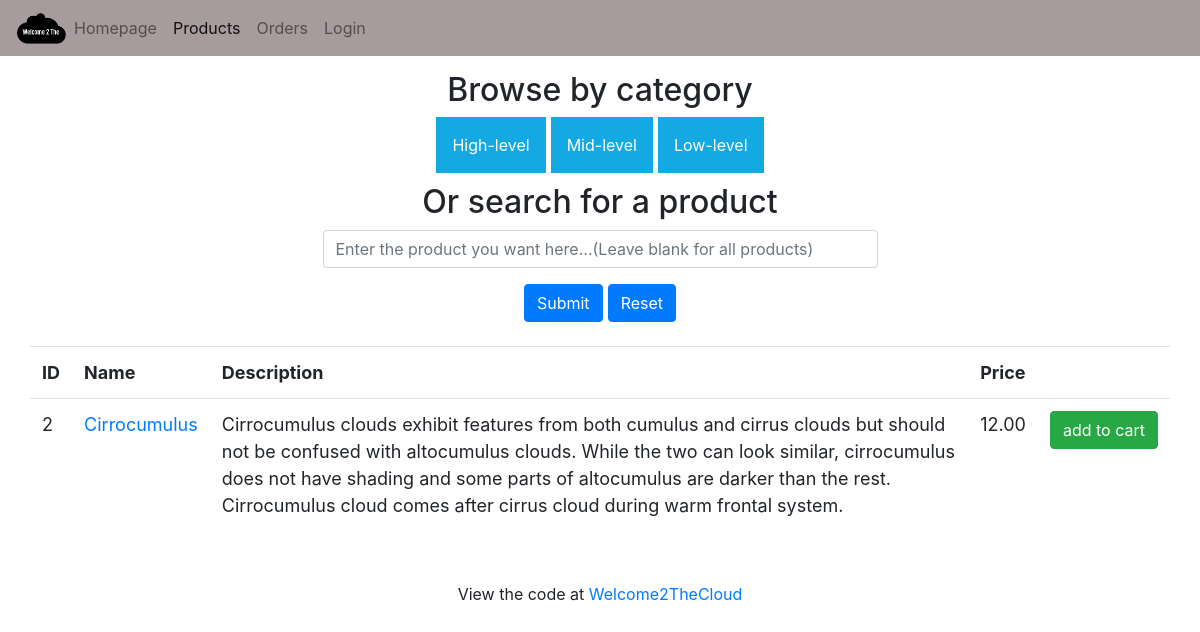
The page /listprod.php?productName=Cirrocumulus on the database its author committed.
### tables this page shows
CREATE TABLE category (
    categoryId          INT NOT NULL AUTO_INCREMENT,
    categoryName        VARCHAR(50),    
    PRIMARY KEY (categoryId)
);

CREATE TABLE product (
    productId           INT NOT NULL AUTO_INCREMENT,
    productName         VARCHAR(40),
    productPrice        DECIMAL(10,2),
    productImageURL     TEXT,
    productImage        LONGBLOB,
    productDesc         VARCHAR(1000),
    categoryId          INT,
    PRIMARY KEY (productId),
    FOREIGN KEY (categoryId) REFERENCES category(categoryId)
);

### listprod.php (the view, shortened to what this page needs)
<?php
	function getProducts($connection, $name) {
		if($name == "") {
			$query =  "SELECT * FROM product";
			$result = $connection-> query($query);
			return $result;
		}
		else {
			$query = $connection->prepare("SELECT * FROM product WHERE productName LIKE ?");
			$query->bind_param("s", $name);
			$query->execute();
			$result = $query->get_result();
			return $result;
		}
	}
	function getCats ($connection, $cat){
		$query = $connection->prepare("SELECT *
									   FROM product, category
									   WHERE product.categoryId = category.categoryId
									   AND categoryName = ?");
		$query->bind_param("s", $cat);
		$query->execute();
		$result = $query->get_result();
		return $result;
	}
	function displayCats(){
		$connection = createConnection();
		$query = $connection->prepare("SELECT categoryName FROM category");
		$query->execute();
		$result = $query->get_result();
		while($row = $result->fetch_assoc()){
			$cat = $row["categoryName"];
			$resultTwo = getCats($connection, $cat);
			echo '<link rel="stylesheet" href="listprod.css">
					<div class="dropdown">
						<button class="dropbtn">' . $cat . '</button>
							<div class="dropdown-content">';
							echo'</div></div>';
		}
	}
	function printTableProd(){
		if (isset($_GET['productName'])){
			$name = "%".$_GET['productName']."%";
		}
		else {
			$name = "";
		};
		$connection = createConnection();
		$result = getProducts($connection, $name);
		if ($result->num_rows > 0) {
    		while($row = $result->fetch_assoc()) {
				echo "<tr><td class='d-none d-sm-block'>" . $row["productId"] . "</td><td><a href='product.php?id= "
					. $row["productId"] . "'>" . $row["productName"] .
					"</a></td><td class='d-none d-sm-block'>" . $row["productDesc"] .
					"</td><td>" . $row["productPrice"] . "</td><td>" .
					"<a href='addcart.php?id= ".$row["productId"] . "&name=" .
					urlencode($row["productName"]) . "&price=".number_format($row["productPrice"],2).
					"'><button class='btn btn-success mb-1'>add to cart</button></a></td></tr>";
				}
			echo "</table>";
		}
		else {
			echo  "<tr><td>" . "0 results" .  "</td></tr>" ;
		}
	}
?>
<!DOCTYPE html>
<html>
<head>
	<link rel="stylesheet" href="shop.css">
	<link rel="stylesheet" href="https://maxcdn.bootstrapcdn.com/bootstrap/4.0.0/css/bootstrap.min.css"
>
	<link rel="stylesheet" href="https://cdnjs.cloudflare.com/ajax/libs/font-awesome/4.7.0/css/font-awesome.min.css">
</head>
<body>
	<nav class="navbar sticky-top navbar-expand-lg navbar-light">
		<img alt="Brand" src="images/Welcome2TheCloud.png" style="width: 50px">
		<div class="collapse navbar-collapse" id="navbarNav">
			<ul id="navbar-ul" class="navbar-nav">
				<li class="nav-item">
					<a class="nav-link" href="/">Homepage<span class="sr-only"></span></a>
				</li>
				<li class="nav-item active">
					<a class="nav-link" href="listprod.php">Products</a>
				</li>
				<li class="nav-item">
					<a class="nav-link" href="listorder.php">Orders</a>
				</li>
				<li class="nav-item">
					<a id="login-nav" class="nav-link" href="login.html">Login</a>
				</li>
			</ul>
		</div>
	</nav>
	<div class="container-fluid">
		<div class="row" id="Homepage">
			<div class="col-lg-16 col-md-16 col-sm-16" align="center">
				<div class="slide-content">
					<div class="col-lg-6 col-md-6 col-sm-16 col-xs-16" style="padding-top=10px; padding-bottom:10px;">
						<h2>Browse by category</h2>
						<?php
							displayCats();
						?>
					</div>
					<div class="col-lg-6 col-md-6 col-sm-16 col-xs-16 form-group">
						<form method="get" action="listprod.php">
						<h2> Or search for a product</h2>
							<div class="form-group">
								<input type="text"
									placeholder="Enter the product you want here...(Leave blank for all products)"
									class="form-control" name="productName">
							</div>
							<div class="form-group">
								<input type="submit" class="btn btn-primary mb-2" value="Submit">
								<input type="reset" class="btn btn-primary mb-2" value="Reset">
							</div>
						</form>
					</div>
					<div class="col-lg-12 col-md-12 col-sm-16">
						<table class="table">
							<tr>
								<th class="d-none d-sm-block">ID</th>
								<th>Name</th>
								<th class="d-none d-sm-block">Description</th>
								<th>Price</th>
								<th></th>
							<tr>
								<?php
								printTableProd();
							?>
					</div>
				</div>
			</div>
		</div>
	</div>
	<div>
		<footer class="container mt-12">
			<div class="row">
				<div class="col">
					<p class="text-center">View the code at <a
							href="https://github.com/Nathan-Nesbitt/Welcome2TheCloud">Welcome2TheCloud</a></p>
				</div>
			</div>
		</footer>
</body>

### shop.css (style rules this page uses)
* { margin: 0; padding: 0; box-sizing: border-box; }
.navbar { background-color: #a89b9d; }
.container { padding-top: 10px; }
.slide-content { padding: 15px; font-size: 18px; min-height: 100%; margin-bottom: 10px; }
.col-lg-12 { min-height: 100%; }
@media (min-width: 544px) { .container-fluid .row { min-height: 500px; } }

### listprod.css (style rules this page uses)
.dropbtn { background-color: rgb(21, 169, 228); color: white; padding: 16px; font-size: 16px; border: none; }
.dropdown { position: relative; display: inline-block; }

### rows shown on the page
category: categoryName "High-level"
category: categoryName "Mid-level"
category: categoryName "Low-level"
product: productId "2", productName "Cirrocumulus", productDesc "Cirrocumulus clouds exhibit features from both cumulus and cirrus clouds but should not be confused with altocumulus clouds. While the two can look similar, cirrocumulus does not have shading and some parts of altocumulus are darker than the rest. Cirrocumulus cloud comes after cirrus cloud during warm frontal system.", productPrice "12.00"
